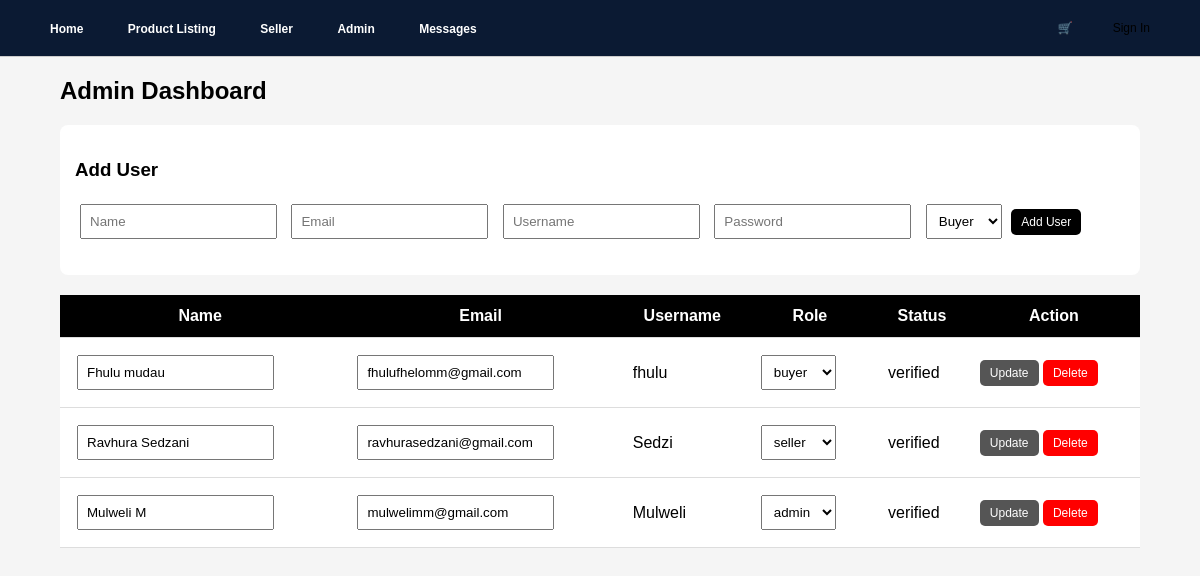
The app's page /adminDashboard.php with its own data.
### tables this page shows
CREATE TABLE `tbluser` (
  `user_id` int(11) NOT NULL,
  `name` varchar(100) DEFAULT NULL,
  `email` varchar(100) DEFAULT NULL,
  `username` varchar(50) DEFAULT NULL,
  `password` varchar(255) DEFAULT NULL,
  `role` varchar(20) DEFAULT NULL,
  `status` varchar(20) DEFAULT NULL
);

### adminDashboard.php (the view, shortened to what this page needs)
<?php
include 'includes/DBConn.php';
include 'includes/navbar.php';
$result = $conn->query("SELECT * FROM tbluser");
?>
<!DOCTYPE html>
<html>
<head>
</head>
<body>
<div class="container">
<h2>Admin Dashboard</h2>
<div class="form-box">
<h3>Add User</h3>
<form method="POST">
    <input type="text" name="name" placeholder="Name" required>
    <input type="email" name="email" placeholder="Email" required>
    <input type="text" name="username" placeholder="Username" required>
    <input type="password" name="password" placeholder="Password" required>
    <select name="role">
        <option value="buyer">Buyer</option>
    </select>
    <button name="addUser">Add User</button>
</form>
</div>
<table>
<tr>
    <th>Name</th>
    <th>Email</th>
    <th>Username</th>
    <th>Role</th>
    <th>Status</th>
    <th>Action</th>
</tr>
<?php while($row = $result->fetch_assoc()) { ?>
<tr>
<form method="POST">
    <td>
        <input type="text" name="name" value="<?php echo $row['name']; ?>">
    </td>
    <td>
        <input type="email" name="email" value="<?php echo $row['email']; ?>">
    </td>
    <td><?php echo $row['username']; ?></td>
    <td>
        <select name="role">
            <option <?php if($row['role']=="buyer") echo "selected"; ?>>buyer</option>
            <option <?php if($row['role']=="seller") echo "selected"; ?>>seller</option>
            <option <?php if($row['role']=="admin") echo "selected"; ?>>admin</option>
        </select>
    </td>
    <td><?php echo $row['status']; ?></td>
    <td>
        <button name="updateUser" class="edit">Update</button>
        <a class="delete"
           onclick="return confirm('Are you sure you want to delete this user? This will remove all related data.')"
           href="adminDashboard.php?delete=<?php echo $row['user_id']; ?>">
           Delete
        </a>
    </td>
</form>
</tr>
<?php } ?>
</table>
</div>
</body>
</html>

### navbar.php (style rules this page uses)
body { margin: 0; font-family: Arial; }

### adminDashboard.php (style rules this page uses)
body { font-family: Arial; background: #f5f5f5; }
.container { width: 90%; margin: auto; }
h2 { margin-top: 20px; }
table { width: 100%; border-collapse: collapse; background: white; }
th, td { padding: 12px; border-bottom: 1px solid #ddd; }
th { background: black; color: white; }
a, button { text-decoration: none; padding: 6px 10px; border-radius: 5px; font-size: 12px; }
.delete { background: red; color: white; }
.edit { background: #555; color: white; }
.form-box { background: white; padding: 15px; margin-bottom: 20px; border-radius: 8px; }
input, select { padding: 8px; margin: 5px; }
button { background: black; color: white; border: none; }

### records on screen
tbluser: name "Fhulu mudau", email "fhulufhelomm@gmail.com", username "fhulu", role "buyer", status "verified"
tbluser: name "Ravhura Sedzani", email "ravhurasedzani@gmail.com", username "Sedzi", role "seller", status "verified"
tbluser: name "Mulweli M", email "mulwelimm@gmail.com", username "Mulweli", role "admin", status "verified"
